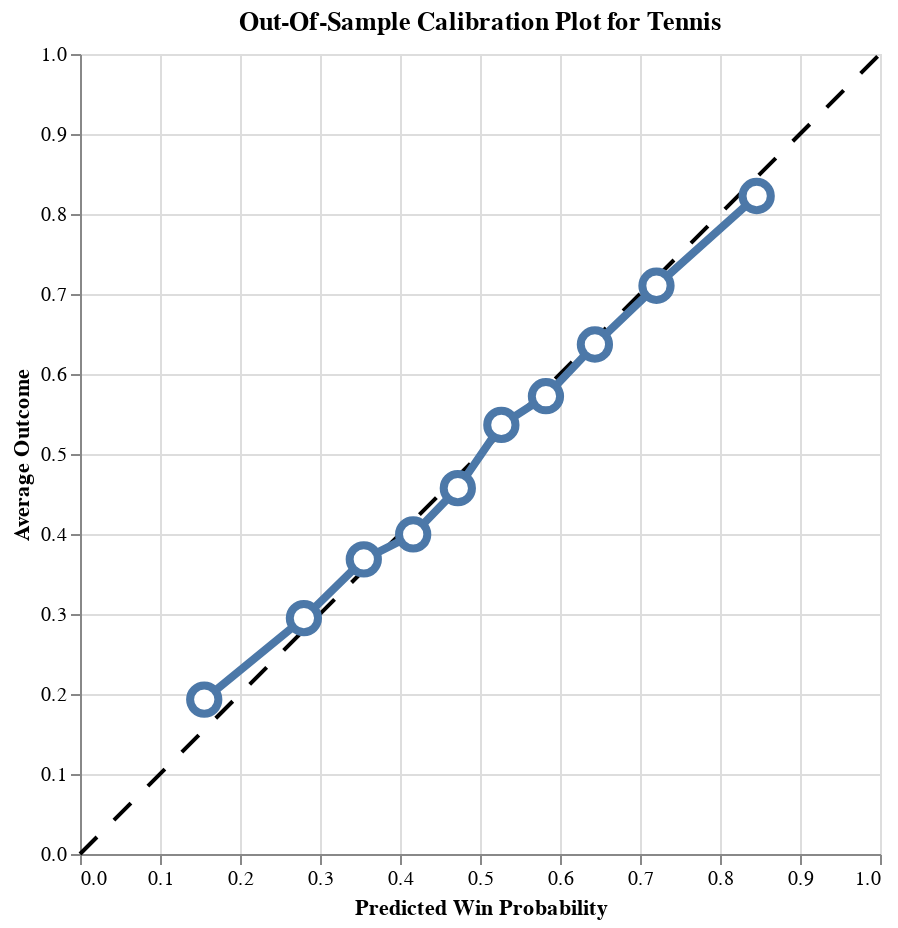

This figure's notebook cell:
### Code cell
trueskill.plot_calibration_oos(oos_data=tennis_test, game='Tennis')

### Figure 1 — Vega-Lite specification as saved in the notebook (floating-point values rounded to 4 significant figures)
{"config": {"view": {"continuousWidth": 300, "continuousHeight": 300}}, "layer": [{"data": {"name": "data-42f50405073b2dbe8396db6b7dd2f6be"}, "mark": {"type": "line", "color": "black", "strokeDash": [12, 12]}, "encoding": {"x": {"field": "x", "type": "quantitative"}, "y": {"field": "y", "type": "quantitative"}}}, {"data": {"name": "data-6d6d7f381eb6dbb2cefb86f1b791a10c"}, "mark": {"type": "line", "strokeWidth": 4}, "encoding": {"x": {"field": "win_prob_midpoint", "title": "Predicted Win Probability", "type": "quantitative"}, "y": {"field": "avg_outcome", "title": "Average Outcome", "type": "quantitative"}}}, {"data": {"name": "data-6d6d7f381eb6dbb2cefb86f1b791a10c"}, "mark": {"type": "point", "fill": "white", "opacity": 1, "size": 200, "strokeWidth": 4}, "encoding": {"x": {"field": "win_prob_midpoint", "type": "quantitative"}, "y": {"field": "avg_outcome", "type": "quantitative"}}}], "height": 400, "title": "Out-Of-Sample Calibration Plot for Tennis", "width": 400, "$schema": "https://vega.github.io/schema/vega-lite/v5.20.1.json", "datasets": {"data-42f50405073b2dbe8396db6b7dd2f6be": [{"x": 0, "y": 0}, {"x": 1, "y": 1}], "data-6d6d7f381eb6dbb2cefb86f1b791a10c": [{"avg_outcome": 0.1931, "win_prob_midpoint": 0.1553}, {"avg_outcome": 0.2949, "win_prob_midpoint": 0.2799}, {"avg_outcome": 0.3683, "win_prob_midpoint": 0.3548}, {"avg_outcome": 0.3994, "win_prob_midpoint": 0.4165}, {"avg_outcome": 0.4573, "win_prob_midpoint": 0.4723}, {"avg_outcome": 0.5363, "win_prob_midpoint": 0.5267}, {"avg_outcome": 0.5722, "win_prob_midpoint": 0.5824}, {"avg_outcome": 0.6369, "win_prob_midpoint": 0.6436}, {"avg_outcome": 0.7103, "win_prob_midpoint": 0.7206}, {"avg_outcome": 0.8225, "win_prob_midpoint": 0.8459}]}}
